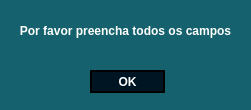
<?xml version="1.0" encoding="UTF-8"?>
<ui version="4.0">
 <class>Dialog</class>
 <widget class="QDialog" name="Dialog">
  <property name="geometry">
   <rect>
    <x>0</x>
    <y>0</y>
    <width>251</width>
    <height>110</height>
   </rect>
  </property>
  <property name="windowTitle">
   <string>Dialog</string>
  </property>
  <property name="styleSheet">
   <string notr="true">background-color: rgb(21, 97, 109);</string>
  </property>
  <widget class="QTextBrowser" name="textBrowser">
   <property name="geometry">
    <rect>
     <x>10</x>
     <y>20</y>
     <width>231</width>
     <height>41</height>
    </rect>
   </property>
   <property name="font">
    <font>
     <pointsize>11</pointsize>
     <weight>75</weight>
     <bold>true</bold>
    </font>
   </property>
   <property name="styleSheet">
    <string notr="true">color: rgb(255, 255, 255);</string>
   </property>
   <property name="frameShape">
    <enum>QFrame::NoFrame</enum>
   </property>
   <property name="html">
    <string>&lt;!DOCTYPE HTML PUBLIC &quot;-//W3C//DTD HTML 4.0//EN&quot; &quot;http://www.w3.org/TR/REC-html40/strict.dtd&quot;&gt;
&lt;html&gt;&lt;head&gt;&lt;meta name=&quot;qrichtext&quot; content=&quot;1&quot; /&gt;&lt;style type=&quot;text/css&quot;&gt;
p, li { white-space: pre-wrap; }
&lt;/style&gt;&lt;/head&gt;&lt;body style=&quot; font-family:'MS Shell Dlg 2'; font-size:11pt; font-weight:600; font-style:normal;&quot;&gt;
&lt;p align=&quot;center&quot; style=&quot; margin-top:0px; margin-bottom:0px; margin-left:0px; margin-right:0px; -qt-block-indent:0; text-indent:0px;&quot;&gt;&lt;span style=&quot; font-size:9pt;&quot;&gt;Por favor preencha todos os campos&lt;/span&gt;&lt;/p&gt;&lt;/body&gt;&lt;/html&gt;</string>
   </property>
  </widget>
  <widget class="QPushButton" name="pushButton">
   <property name="geometry">
    <rect>
     <x>90</x>
     <y>70</y>
     <width>75</width>
     <height>23</height>
    </rect>
   </property>
   <property name="font">
    <font>
     <weight>75</weight>
     <bold>true</bold>
    </font>
   </property>
   <property name="styleSheet">
    <string notr="true">border-radius: 15px;
border-color: rgb(0, 0, 0);
border-style: outset;
border-width: 2px;
background-color: rgb(0, 21, 36);
color: rgb(255, 255, 255);</string>
   </property>
   <property name="text">
    <string>OK</string>
   </property>
  </widget>
 </widget>
 <resources/>
 <connections/>
</ui>
